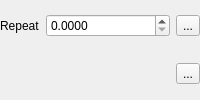
                       <widget class="QFrame" name="mPlacementRepeatDistanceFrame">
                        <property name="frameShape">
                         <enum>QFrame::NoFrame</enum>
                        </property>
                        <property name="frameShadow">
                         <enum>QFrame::Raised</enum>
                        </property>
                        <layout class="QGridLayout" name="gridLayout_24">
                         <property name="verticalSpacing">
                          <number>12</number>
                         </property>
                         <property name="margin">
                          <number>0</number>
                         </property>
                         <item row="0" column="0">
                          <widget class="QLabel" name="label_7">
                           <property name="text">
                            <string>Repeat</string>
                           </property>
                          </widget>
                         </item>
                         <item row="0" column="1">
                          <widget class="QgsDoubleSpinBox" name="mRepeatDistanceSpinBox">
                           <property name="sizePolicy">
                            <sizepolicy hsizetype="MinimumExpanding" vsizetype="Fixed">
                             <horstretch>0</horstretch>
                             <verstretch>0</verstretch>
                            </sizepolicy>
                           </property>
                           <property name="decimals">
                            <number>4</number>
                           </property>
                           <property name="maximum">
                            <double>999999999.000000000000000</double>
                           </property>
                          </widget>
                         </item>
                         <item row="0" column="2">
                          <widget class="QgsDataDefinedButton" name="mRepeatDistanceDDBtn">
                           <property name="text">
                            <string>...</string>
                           </property>
                          </widget>
                         </item>
                         <item row="1" column="1">
                          <widget class="QgsUnitSelectionWidget" name="mRepeatDistanceUnitWidget" native="true"/>
                         </item>
                         <item row="1" column="2">
                          <widget class="QgsDataDefinedButton" name="mRepeatDistanceUnitDDBtn">
                           <property name="text">
                            <string>...</string>
                           </property>
                          </widget>
                         </item>
                        </layout>
                       </widget>
